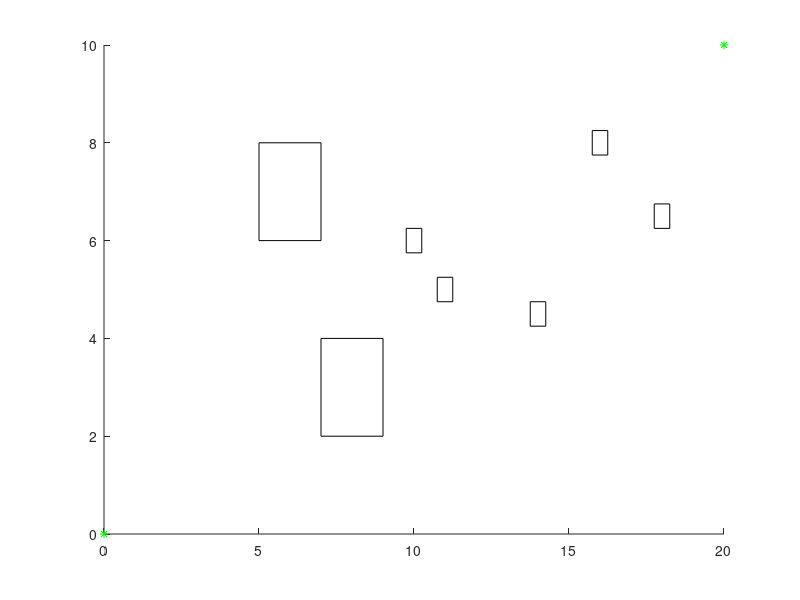

Recreate this plot in MATLAB. (Note: this script raises an error after producing the figure.)
clear all
clc
%% Constant definition
% Configuration space sice
X_DIM = 20;
Y_DIM = 10;
% Initial point
q_init = [0, 0];
% Goal point
q_goal = [20, 10];
% Walk distance
delta_d = .5;
% Distance tolerance
epsilon = 1;
% Size of obstacle list
obs_size = 7;
% Obstacle length size list, 2 size
obs_size_list = [ 0.5, 2];

%% Obstacle list
% Model obstacle as a square
% format: [x, y, l]
%          x. y: center
%          l: side length 
obs_list = [ 8,   3, obs_size_list(2);
             6,   7, obs_size_list(2);
            11,   5, obs_size_list(1);
            10,   6, obs_size_list(1);
            14, 4.5, obs_size_list(1);
            16,   8, obs_size_list(1);
            18, 6.5, obs_size_list(1)];
        
%% Display
axis([q_init(1), X_DIM, q_init(2), Y_DIM]);
hold on
% Plot obstacle, color: black
for i= 1:obs_size
    plot([obs_list(i,1) - obs_list(i,3)/2, obs_list(i, 1) + obs_list(i,3)/2], [obs_list(i,2) - obs_list(i,3)/2, obs_list(i,2) - obs_list(i,3)/2], 'k');
    plot([obs_list(i,1) + obs_list(i,3)/2, obs_list(i, 1) + obs_list(i,3)/2], [obs_list(i,2) - obs_list(i,3)/2, obs_list(i,2) + obs_list(i,3)/2], 'k');
    plot([obs_list(i,1) + obs_list(i,3)/2, obs_list(i, 1) - obs_list(i,3)/2], [obs_list(i,2) + obs_list(i,3)/2, obs_list(i,2) + obs_list(i,3)/2], 'k');
    plot([obs_list(i,1) - obs_list(i,3)/2, obs_list(i, 1) - obs_list(i,3)/2], [obs_list(i,2) + obs_list(i,3)/2, obs_list(i,2) - obs_list(i,3)/2], 'k');
end
% Initial point, color: green
plot(q_init(1), q_init(2), '*g')
% Goal point, color: green
plot(q_goal(1), q_goal(2), '*g')

%% RRT Process
tic
% q_init: origin position
% q_goal: goal position
% q_rand: position generated randomly in configuration space
% q_near:  
q_near = q_init;
% q list
q_size = 1;
q_list(1, 1:2) = q_init;
q_list(1, 3) = 1;
index = 1;
while (norm(q_goal - q_near) > epsilon)
    % Generate random position in configuration space
    q_rand = [rand* X_DIM, rand * Y_DIM];
    % Plot q_rand, color: red
    %plot(q_rand(1), q_rand(2), '*r')
    [q_near, index] = near(q_list, q_rand, delta_d);
    % check bound
    if(q_near(1) > X_DIM) 
        q_near(1) = X_DIM;
    end
    if(q_near(1) < 0)
        q_near(1) = 0;
    end
    if(q_near(2) > Y_DIM) 
        q_near(2) = Y_DIM;
    end
    if(q_near(2) < 0)
        q_near(2) = 0;
    end
    %plot([q_list(index, 1), q_rand(1)], [q_list(index, 2), q_rand(2)], '--k')
    if(is_hit_constrain(q_list(index, 1:2), q_near, obs_size, obs_list) == 0) % Does not hit the constrain
        % q_size += 1
        q_size =q_size + 1;
        % Append new point to q_list
        q_list(q_size, 1:2) = q_near;
        q_list(q_size, 3) = index;
        % Update graph
        line([q_list(index, 1), q_near(1)], [q_list(index, 2), q_near(2)]);
        plot(q_near(1),q_near(2), '*b')
        drawnow
    end
    
end
%% Find path
waypoint_size = 1;
waypoint_index_list = [q_size];
child_index = q_size;
parent_index = q_list(q_size,3);
while(child_index ~= 1)
    plot([q_list(child_index, 1), q_list(parent_index, 1)],[q_list(child_index, 2), q_list(parent_index, 2)], 'r')
    waypoint_size = waypoint_size + 1;
    waypoint_index_list(waypoint_size) = parent_index;
    temp = parent_index;
    parent_index = q_list(temp, 3);
    child_index = temp;
    drawnow
end

waypoint_list = zeros(waypoint_size, 2);
for i=fliplr(1:waypoint_size)
    waypoint_list(waypoint_size+1-i, :) = q_list(waypoint_index_list(i), 1:2)
end
toc
waypoint_size
waypoint_list
